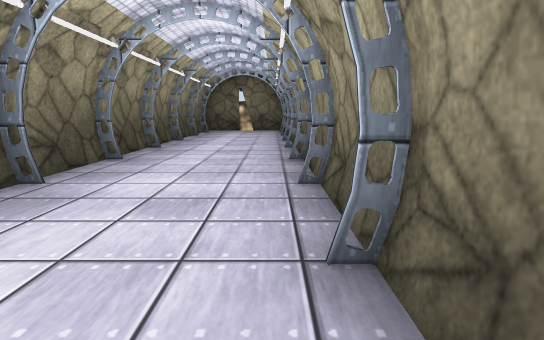
view 1 (above)

12 first-person views from a walk through a 3-D level made in the Unity game engine. The camera is 1.2 m above the floor, tilts 10° down and sees 80° across. The floor is counted in squares, 1 m on a side. Each view is taken from the middle of a square. On the plan, view 1 faces up. The plan holds only what a view shows up to about 14 squares ahead; the rest is blank. The place goes on beyond the plan. The player is left out. Some surface patterns are stand-ins.

view 2
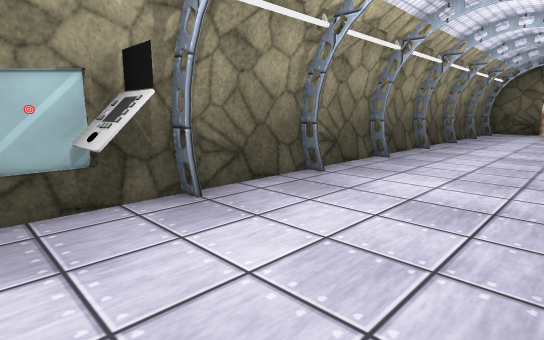

view 3
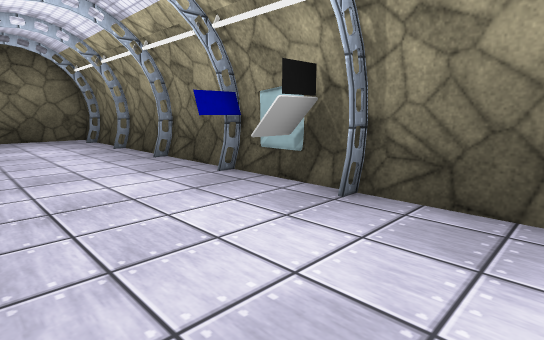

view 4
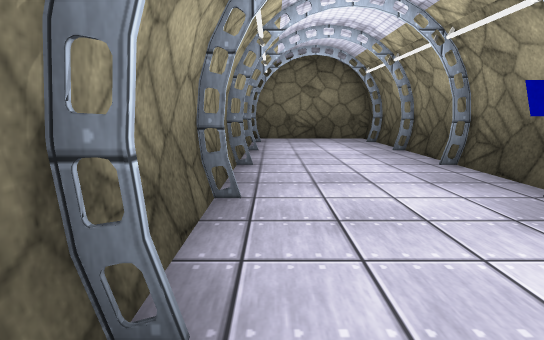

view 5
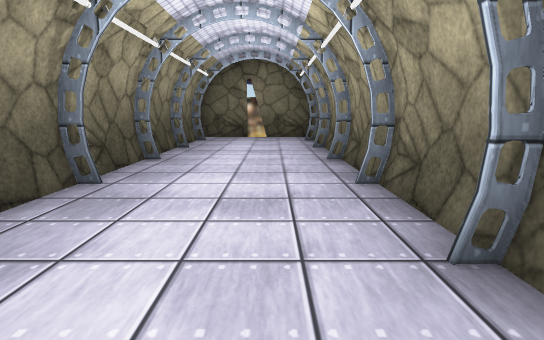

view 6
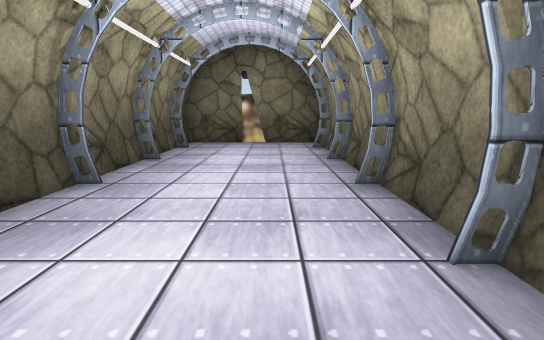

view 7
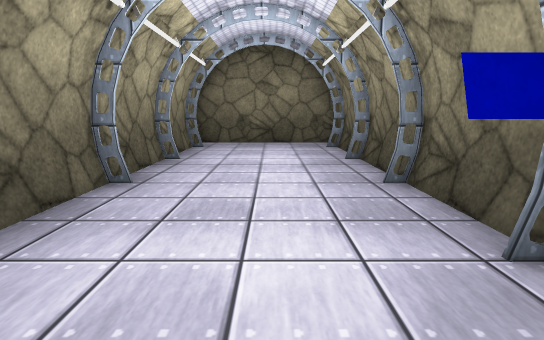

view 8
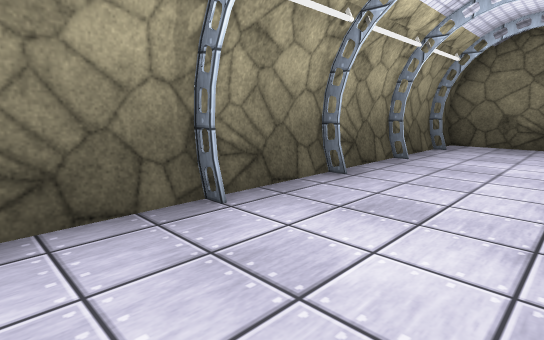

view 9
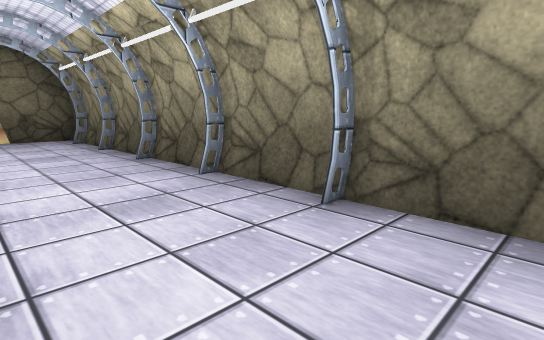

view 10
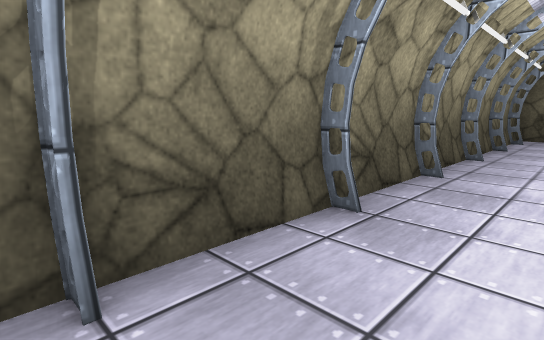

view 11
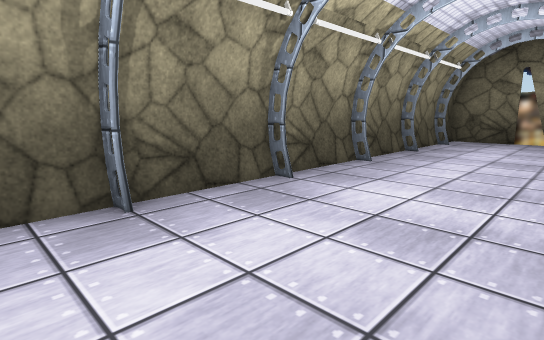

view 12
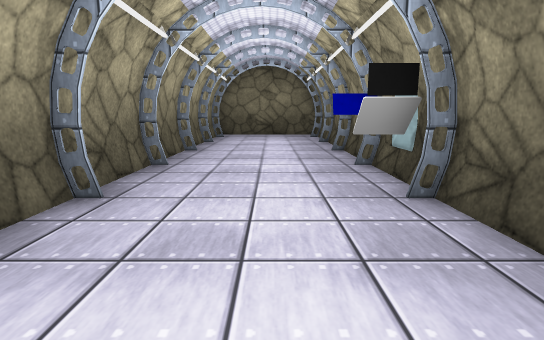

### Floor plan
Key: @ floor where view 1 was taken; # wall or solid block; x gap in a wall; . floor; v drop or lower ground; O other object.
Columns run from 5 left of view 1 to 1 right of it. Each row starts with its distance up from view 1.
 22 v##.###
 21  .....#
 20 v#....#
 19 #.....#
 18 #.....#
 17 v#....#
 16 #.....#
 15 #.....#
 14 v#....#
 13 #.....#
 12 #.....#
 11 v#....#
 10 #.....#
  9 #.....#
  8 v#....#
  7 #.....#
  6 #.....#
  5 v#....#
  4 #.....#
  3 #.....#
  2 v#....#
  1 vO....#
  0 vx...@#
 -1 #.....#
 -2 #.....#
 -3 #.....#
 -4 v#....#
 -5 #.....#
 -6 #.....#
 -7 v#....#
 -8 #.....#
 -9 #.....#
-10 v#....#
-11 v######

Positions as (right, up) in squares from view 1, and headings:
1: (0, 0), facing up
2: (0, 0), facing up-left
3: (0, 5), facing down-left
4: (0, 4), facing down
5: (-1, 6), facing up
6: (-1, 9), facing up
7: (-2, 2), facing down
8: (-3, 2), facing down-right
9: (-3, 6), facing up-right
10: (-2, 5), facing up-left
11: (0, 7), facing up-left
12: (-2, 7), facing down
